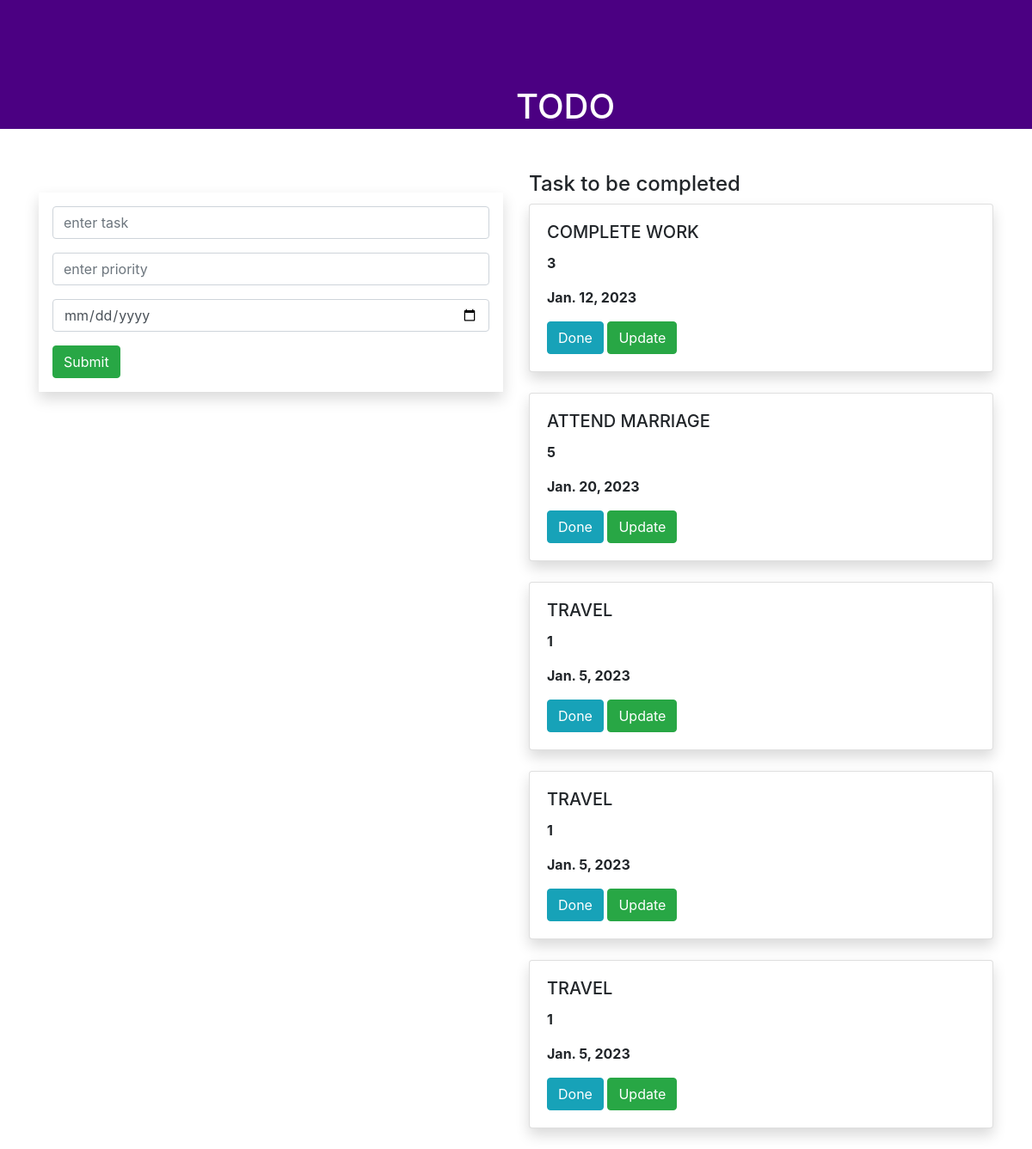
The page / on the database its author committed.
### todoapp/models.py (models this page shows, shortened)
class Task(models.Model):
    name=models.CharField(max_length=250)
    priority=models.IntegerField()
    date=models.DateField()

### todoapp/views.py (the view)
# urls.py: path('',views.add,name='add'),
def add(request):
    task1 = Task.objects.all()
    if request.method=='POST':
        name=request.POST.get('task','')
        priority=request.POST.get('priority','')
        date=request.POST.get('date','')
        task=Task(name=name,priority=priority,date=date)
        task.save()
    return render(request,'home.html',{'task1':task1})

### templates/home.html (shortened to what this page needs)
{% extends 'base.html' %}
{% block content %}
<div class="container-fluid">
  <div class="row">
    <div class="col-md-12">
      <div class="banner" >
        <div class="banner-text">
          <h1 style="color:white">TODO</h1>
        </div>
      </div>
    </div>
  </div>
</div>
<div class="container">
  <div class="row">
        <div class="col-md-6"><br>
          <form method="POST" class="p-3 shadow">
            <div class="form-group" >
            <input type="text" class="form-control" name="task" placeholder="enter task">
            </div>
            <div class="form-group">
            <input type="text" class="form-control" name="priority" placeholder="enter priority">
            </div>
            <div class="form-group">
            <input type="date" class="form-control" name="date" placeholder="enter date">
            </div>
            <input type="submit" class="btn btn-success" >
          </form>
        </div>
        <div class="col-md-6">
          <h4>Task to be completed </h4>
          {% for i in task1 %}
          <div class="shadow card">
            <div class="card-body">
              <h5 class="card-title">{{i.name}}</h5>
              <p><b>{{i.priority}}</b></p>
              <p><b>{{i.date}}</b></p>
              <a class="btn btn-info" href="{% url 'delete' i.id %}">Done</a>
              <a class="btn btn-success" href="{% url 'update' i.id %}">Update</a>
            </div>
          </div><br>
          {% endfor %}
        </div>
  </div>
</div>
{% endblock  %}

### templates/base.html (shortened to what this page needs)
{% load static %}
<!DOCTYPE html>
<html lang="en">
<head>
    <link rel="stylesheet" href="https://cdn.jsdelivr.net/npm/bootstrap@4.6.2/dist/css/bootstrap.min.css">
</head>
<link rel="stylesheet" href="{% static 'style.css' %}">
<body>
{% block content %}
{% endblock  %}
</body>
</html>

### static/style.css (style rules this page uses)
.banner { background-color:indigo; width:100%; height:150px; margin-bottom:50px; }
.banner-text { top:50%; left:50%; position:absolute; transform:transform; }
.container-fluid { padding:0; }

### rows shown on the page
Task: name "COMPLETE WORK", priority "3", date "Jan. 12, 2023"
Task: name "ATTEND MARRIAGE", priority "5", date "Jan. 20, 2023"
Task: name "TRAVEL", priority "1", date "Jan. 5, 2023"
Task: name "TRAVEL", priority "1", date "Jan. 5, 2023"
Task: name "TRAVEL", priority "1", date "Jan. 5, 2023"
